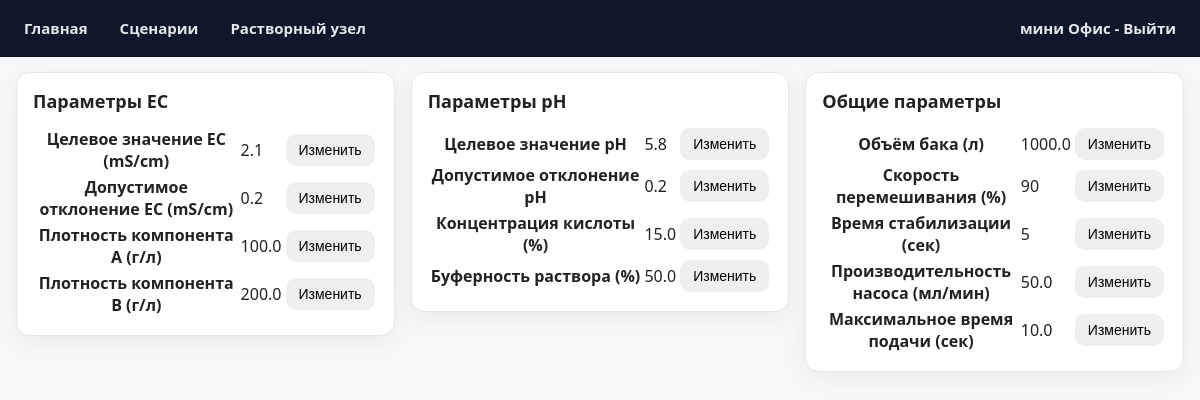
Before: /mixing_parameters (signed in) with the older database file.
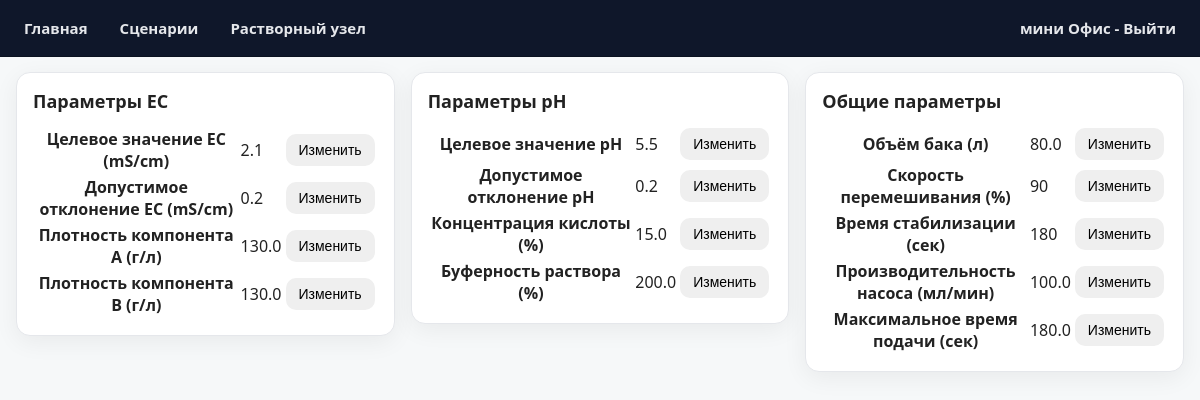
After: the same page with the newer database file.
### app/models.py (models this page shows, shortened)
class MixingParameter(db.Model):
    __tablename__ = 'mixing_parameters'
    id = db.Column(db.Integer, primary_key=True)
    tank_volume = db.Column(db.Float)
    density_a = db.Column(db.Float)
    density_b = db.Column(db.Float)
    density_acid = db.Column(db.Float)
    bf = db.Column(db.Float)
    pump_flow_rate = db.Column(db.Float)
    target_ec = db.Column(db.Float)
    target_ph = db.Column(db.Float)
    stabilization_time = db.Column(db.Integer)
    mixing_speed = db.Column(db.Integer)
    ec_deviation = db.Column(db.Float)
    ph_deviation = db.Column(db.Float)
    description = db.Column(db.Text)
    ec_rate_threshold = db.Column(db.Float, default=0.5)
    ph_rate_threshold = db.Column(db.Float, default=0.05)
    maxtime = db.Column(db.Integer)
    start_mix = db.Column(db.Integer, default=0)  # Новое поле для управления смешиванием

### app/routes.py (the view)
@bp.route('/mixing_parameters')
@login_required
def mixing_parameters():
    mixing_params = MixingParameter.query.first()
    return render_template('mixing_parameters.html', mixing_params=mixing_params, title='Растворный узел')

### app/models.py (called while the page is built)
@login.user_loader
def load_user(id):
    return User.query.get(int(id))

### app/templates/mixing_parameters.html (shortened to what this page needs)
{% extends "base.html" %}
{% block content %}
<div class="mixing-grid">
    <section class="card">
        <h2>Параметры EC</h2>
        <table table--compact>
            <tr>
                <th>Целевое значение EC (mS/cm)</th>
                <td id="target_ec">{{ mixing_params.target_ec }}</td>
                <td>
                    <button class="btn btn-primary"
                            onclick="openModal('target_ec')"
                            {% if current_user.username != 'admin' %} disabled {% endif %}>
                        Изменить</button>
                </td>
            </tr>
            <tr>
                <th>Допустимое отклонение EC (mS/cm)</th>
                <td id="ec_deviation">{{ mixing_params.ec_deviation }}</td>
                <td>
                    <button class="btn btn-primary"
                            onclick="openModal('ec_deviation')"
                            {% if current_user.username != 'admin' %} disabled {% endif %}>
                        Изменить</button>
                </td>
            </tr>
            <tr>
                <th>Плотность компонента A (г/л)</th>
                <td id="density_a">{{ mixing_params.density_a }}</td>
                <td>
                    <button class="btn btn-primary"
                            onclick="openModal('density_a')"
                            {% if current_user.username != 'admin' %} disabled {% endif %}>
                        Изменить</button>
                </td>
            </tr>
            <tr>
                <th>Плотность компонента B (г/л)</th>
                <td id="density_b">{{ mixing_params.density_b }}</td>
                <td>
                    <button class="btn btn-primary"
                            onclick="openModal('density_b')"
                            {% if current_user.username != 'admin' %} disabled {% endif %}>
                        Изменить</button>
                </td>
            </tr>
        </table>
    </section>
    <section class="card">
        <h2>Параметры pH</h2>
        <table table--compact>
            <tr>
                <th>Целевое значение pH</th>
                <td id="target_ph">{{ mixing_params.target_ph }}</td>
                <td>
                    <button class="btn btn-primary"
                            onclick="openModal('target_ph')"
                            {% if current_user.username != 'admin' %} disabled {% endif %}>
                        Изменить</button>
                </td>
            </tr>
            <tr>
                <th>Допустимое отклонение pH</th>
                <td id="ph_deviation">{{ mixing_params.ph_deviation }}</td>
                <td>
                    <button class="btn btn-primary"
                            onclick="openModal('ph_deviation')"
                            {% if current_user.username != 'admin' %} disabled {% endif %}>
                        Изменить</button>
                </td>
            </tr>
            <tr>
                <th>Концентрация кислоты (%)</th>
                <td id="density_acid">{{ mixing_params.density_acid }}</td>
                <td>
                    <button class="btn btn-primary"
                            onclick="openModal('density_acid')"
                            {% if current_user.username != 'admin' %} disabled {% endif %}>
                        Изменить</button>
                </td>
            </tr>
            <tr>
                <th>Буферность раствора (%)</th>
                <td id="bf">{{ mixing_params.bf }}</td>
                <td>
                    <button class="btn btn-primary"
                            onclick="openModal('bf')"
                            {% if current_user.username != 'admin' %} disabled {% endif %}>
                        Изменить</button>
                </td>
            </tr>
        </table>
    </section>
    <section class="card">
        <h2>Общие параметры</h2>
        <table table--compact>
            <tr>
                <th>Объём бака (л)</th>
                <td id="tank_volume">{{ mixing_params.tank_volume }}</td>
                <td>
                    <button class="btn btn-primary"
                            onclick="openModal('tank_volume')"
                            {% if current_user.username != 'admin' %} disabled {% endif %}>
                        Изменить</button>
                </td>
            </tr>
            <tr>
                <th>Скорость перемешивания (%)</th>
                <td id="mixing_speed">{{ mixing_params.mixing_speed }}</td>
                <td>
                    <button class="btn btn-primary"
                            onclick="openModal('mixing_speed')"
                            {% if current_user.username != 'admin' %} disabled {% endif %}>
                        Изменить</button>
                </td>
            </tr>
            <tr>
                <th>Время стабилизации (сек)</th>
                <td id="stabilization_time">{{ mixing_params.stabilization_time }}</td>
                <td>
                    <button class="btn btn-primary"
                            onclick="openModal('stabilization_time')"
                            {% if current_user.username != 'admin' %} disabled {% endif %}>
                        Изменить</button>
                </td>
            </tr>
            <tr>
                <th>Производительность насоса (мл/мин)</th>
                <td id="pump_flow_rate">{{ mixing_params.pump_flow_rate }}</td>
                <td>
                    <button class="btn btn-primary"
                            onclick="openModal('pump_flow_rate')"
                            {% if current_user.username != 'admin' %} disabled {% endif %}>
                        Изменить</button>
                </td>
            </tr>
            <tr>
                <th>Максимальное время подачи (сек)</th>
                <td id="maxtime">{{ mixing_params.maxtime }}</td>
                <td>
                    <button class="btn btn-primary"
                            onclick="openModal('maxtime')"
                            {% if current_user.username != 'admin' %} disabled {% endif %}>
                        Изменить</button>
                </td>
            </tr>
        </table>
    </section>
</div>
{% endblock %}

### app/templates/base.html (shortened to what this page needs)
<!DOCTYPE html>
<html lang="ru">
<head>
    <link rel="stylesheet" href="{{ url_for('static', filename='styles/dashboard.css') }}">
    <link rel="stylesheet" type="text/css" href="https://cdn.datatables.net/1.11.5/css/jquery.dataTables.css">
</head>
<body>
    <nav>
        <ul>
            <li><a href="{{ url_for('main.index') }}">Главная</a></li>
            <li><a href="{{ url_for('main.scenarios') }}">Сценарии</a></li>
            <li><a href="{{ url_for('main.mixing_parameters') }}">Растворный узел</a></li>
            <li><a href="{{ url_for('main.logout') }}">мини Офис - Выйти</a></li>
        </ul>
    </nav>
    <div class="content">
        {% block content %}{% endblock %}
    </div>
</body>
</html>

### app/static/styles/dashboard.css (style rules this page uses)
:root { --primary: #28a745; --primary-hover: #2fba51; --text: #222; --muted: #6b7280; --bg: #f6f8f9; --card-bg: #ffffff; --border: #e5e7eb; --shadow: 0 6px 24px rgba(0,0,0,.06); --radius: 14px; }
* { box-sizing:border-box }
html,body { height:100% }
body { margin:0; font-family:system-ui,-apple-system,Segoe UI,Roboto,Ubuntu,Cantarell,"Helvetica Neue",Arial,"Noto Sans","Apple Color Emoji","Segoe UI Emoji","Segoe UI Symbol"; color:var(--text); background:var(--bg); }
.content { padding: 88px 16px 24px; }
.card { background:var(--card-bg); border:1px solid var(--border); border-radius:var(--radius); box-shadow:var(--shadow); padding:16px; }
.card h2 { margin:0 0 12px 0; font-size:18px; font-weight:600; }
.col-left, .col-center, .col-right, .card, .controls-grid, .param-grid, .camera-grid { min-width: 0; }
nav { position:fixed; top:0; left:0; right:0; background:#0f172a; border-bottom:1px solid #0b1220; backdrop-filter:saturate(180%) blur(6px); z-index:1000; }
nav ul { display:flex; align-items:center; gap:8px; margin:0; padding:8px 12px; list-style:none; overflow-x:auto; -webkit-overflow-scrolling:touch; scrollbar-width:none; }
nav ul li { flex:0 0 auto; }
nav ul li:last-child { margin-left:auto; }
nav ul li a { position:relative; display:inline-flex; align-items:center; gap:8px; padding:10px 12px; border-radius:10px; color:#e5e7eb; text-decoration:none; font-weight:600; font-size:15px; transition:background .15s,color .15s; white-space:nowrap; overflow:hidden; text-overflow:ellipsis; }
nav ul li a::after { content:""; position:absolute; left:10px; right:10px; bottom:6px; height:2px; background:#22c55e; border-radius:2px; transform:scaleX(0); transform-origin:left; transition:transform .2s ease; pointer-events:none; }
.content { padding-top:72px; }
.status-button, .btn { display:inline-flex; align-items:center; justify-content:center; gap:8px; padding:10px 14px; border-radius:10px; border:1px solid transparent; font-size:16px; line-height:1; cursor:pointer; transition:background .15s, box-shadow .2s, transform .02s, border-color .15s, color .15s; }
.mixing-grid { display:grid; gap:16px; grid-template-columns: repeat(auto-fit, minmax(360px, 1fr)); align-items:start; }
.mixing-grid .card { padding:16px; }
.mixing-grid .btn { padding:8px 12px; font-size:14px; }

Changed rows visible on the page:
changed MixingParameter: density_a "100.0" → "130.0"; density_b "200.0" → "130.0"; target_ph "5.8" → "5.5"; bf "50.0" → "200.0"; tank_volume "1000.0" → "80.0"; stabilization_time "5" → "180"; pump_flow_rate "50.0" → "100.0"; maxtime "10.0" → "180.0"
